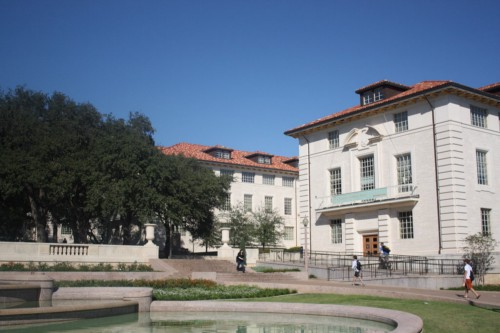
#> input picture data/successExample/img1.jpeg, 500 x 333 px; its folder holds only this picture in this run
$ python StitchImages.py   (older library calls are emulated)
#> lines starting #> are read from the running program, lines starting #| are printed output that depends on the picture
### homographyMatcher.py
import cv2
import numpy as np


class HomographyMatcher:
    def __init__(self):
        self.sift =cv2.SIFT().create()
        self.bf = cv2.BFMatcher()

    def match(self, i1, i2, direction=None):
        imageSet1 = self.getSIFTFeatures(i1)
        imageSet2 = self.getSIFTFeatures(i2)
        matches = self.bf.knnMatch(imageSet1['des'],imageSet2['des'],k=2)
        good = []
        for m in matches:
            if m[0].distance < 0.5*m[1].distance:
     	        good.append(m)
        matches = np.asarray(good)
        if len(matches[:,0]) >= 4:
            src = np.float32([ imageSet1['kp'][m.queryIdx].pt for m in matches[:,0] ]).reshape(-1,1,2)
            dst = np.float32([ imageSet2['kp'][m.trainIdx].pt for m in matches[:,0] ]).reshape(-1,1,2)
            H, masked = cv2.findHomography(src, dst, cv2.RANSAC, 5.0)
            return H
        else:
            raise AssertionError("Can't find enough keypoints.")

    def getSIFTFeatures(self, im):

        gray = cv2.cvtColor(im, cv2.COLOR_BGR2GRAY)
        # print(gray)
        kp, des = self.sift.detectAndCompute(gray, None)
        # print("***")
        return {'kp': kp, 'des': des}

### StitchImages.py
import numpy as np
import cv2
import glob
import matplotlib.pyplot as plt
from random import randrange
from homographyMatcher import HomographyMatcher
import time


class Stitch:
    def __init__(self, imgs):
        self.foldername = imgs
        filenames = glob.glob(imgs + "/*")
        # print(filenames)
        self.images = [cv2.resize(cv2.imread(each), (1000, 500)) for each in filenames]
        self.count = len(self.images)
        self.left_list, self.right_list, self.center_im = [], [], None
        self.matcher_obj = HomographyMatcher()
        self.prepare_lists()
        self.mediumImageStitch()

    def prepare_lists(self):
        print("Number of images : %d" % self.count)
        self.centerIdx = self.count / 2
        print("Center index image : %d" % self.centerIdx)
        self.center_im = self.images[int(self.centerIdx)]
        for i in range(self.count):
            if (i <= self.centerIdx):
                self.left_list.append(self.images[i])
            else:
                self.right_list.append(self.images[i])
        print("Image lists prepared")

    def mediumImageStitch(self):
        a = self.left_list[0]
        for b in self.left_list[1:]:
            H = self.matcher_obj.match(a, b, 'left')
            dst = cv2.warpPerspective(a,H,(b.shape[1] + a.shape[1], b.shape[0]))
            plt.subplot(122),plt.imshow(dst),plt.title('Warped Image')
            plt.show()
            plt.figure()
            dst[0:b.shape[0], 0:b.shape[1]] = b
            plt.imshow(dst)
            plt.show()
            cv2.imwrite(str(self.foldername) + '\\resultant_stitched_panorama.jpg',dst)

if __name__ == '__main__':
    imgfolderPath = 'E:\\demoProj\\DLProjs\\data'
    imagesPath = glob.glob(imgfolderPath + "/*")
    print(imagesPath)
    for folder in imagesPath:
        s = Stitch(folder)
        print("image written")
        cv2.destroyAllWindows()
#> this loop made 2 passes
#| Number of images : 1
#| Center index image : 0
#| Number of images : 2
#| Center index image : 1
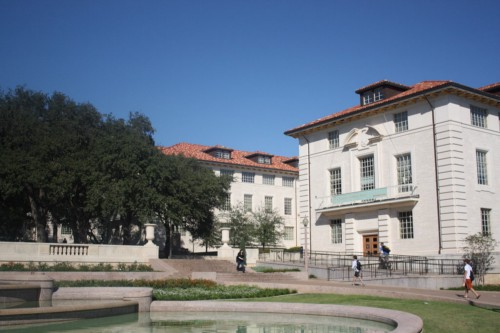
#> input picture data/successExample/img1.jpeg, 500 x 333 px
#> pass 1, in prepare_lists, `self.center_im = self.images[int(self.centerIdx)]`:
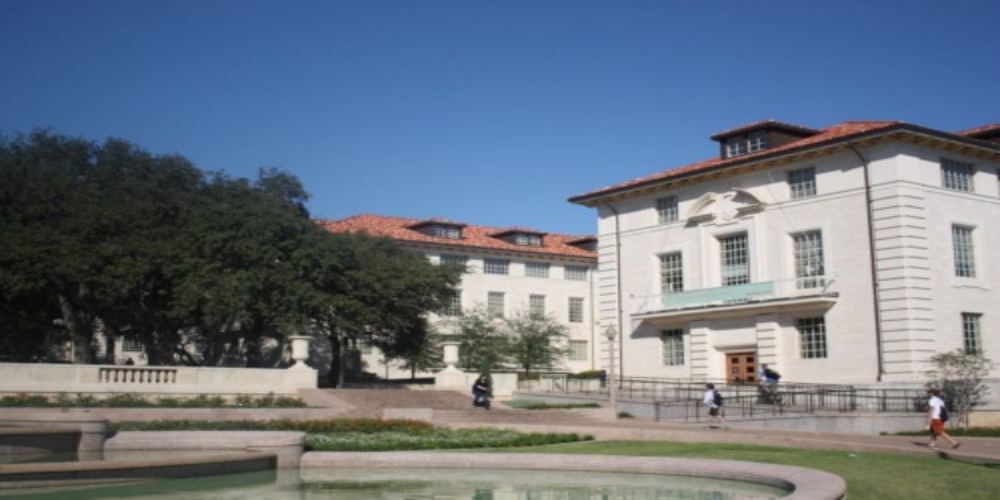
#> self.center_im: shape (500, 1000, 3); mean of channels 0, 1, 2 131, 117.4, 106.5; drawn as B, G, R
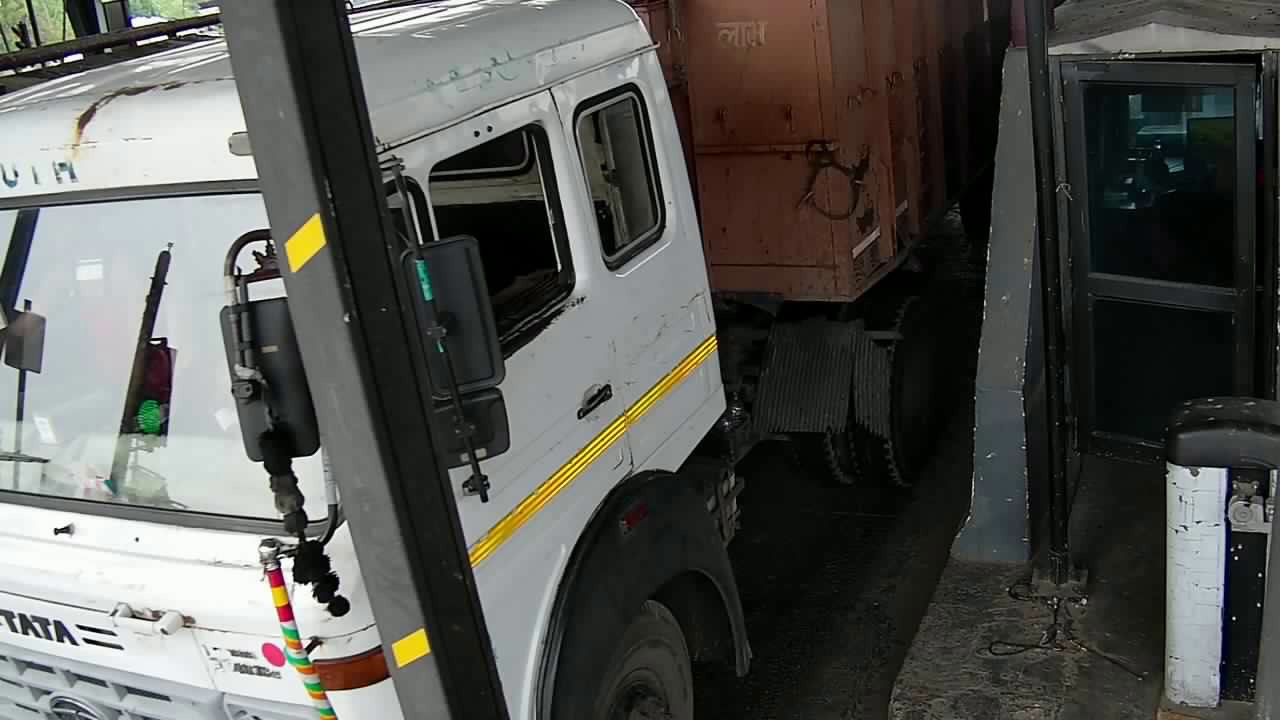
#> input picture data/truck/frame1080.jpg, 1280 x 720 px
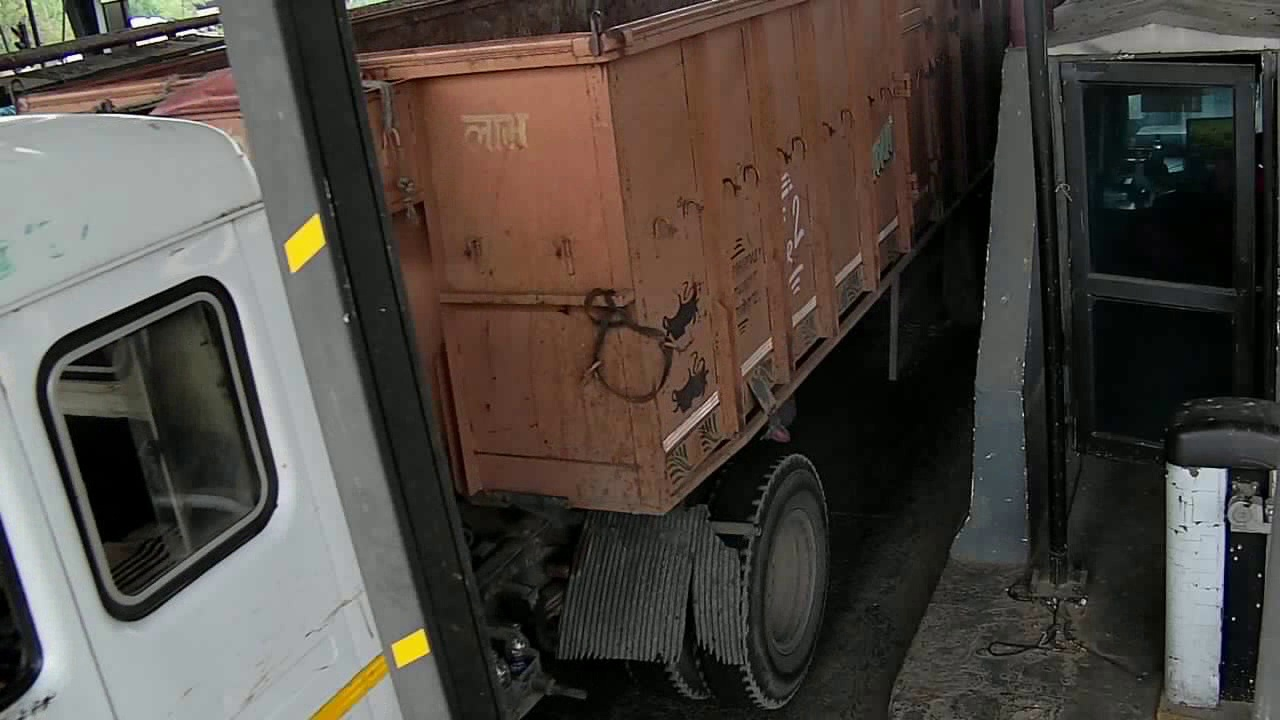
#> input picture data/truck/frame1100.jpg, 1280 x 720 px
#> pass 2, in prepare_lists (call 2), `self.center_im = self.images[int(self.centerIdx)]`:
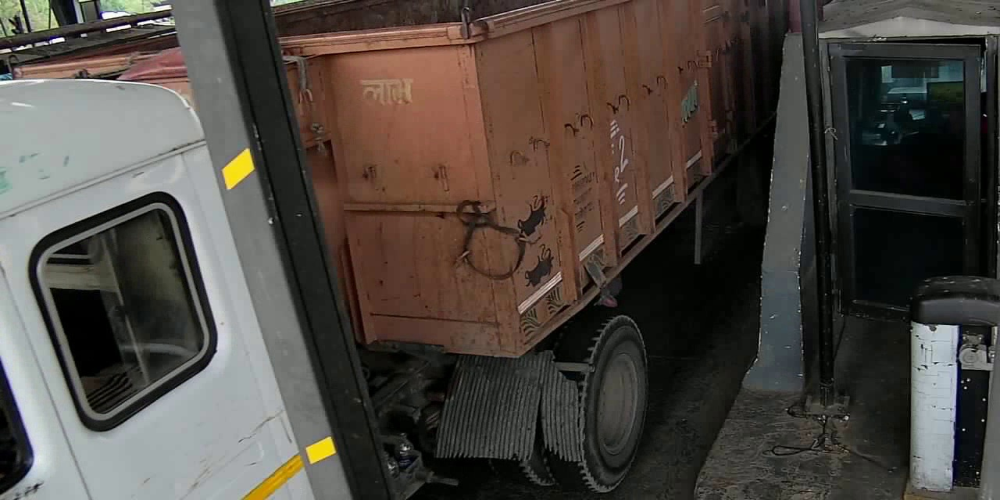
#> self.center_im: shape (500, 1000, 3); mean of channels 0, 1, 2 65.2, 71.2, 77.6; drawn as B, G, R
#> pass 2, in getSIFTFeatures (call 2), `gray = cv2.cvtColor(im, cv2.COLOR_BGR2GRAY)`:
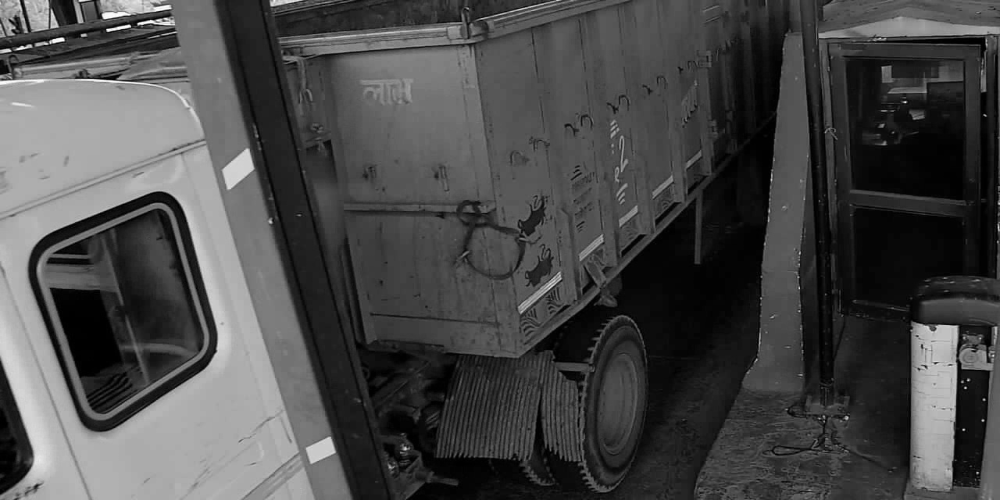
#> gray: shape (500, 1000); min 0, max 254, mean 72.4
#> pass 2, in mediumImageStitch (call 2), `plt.show()`:
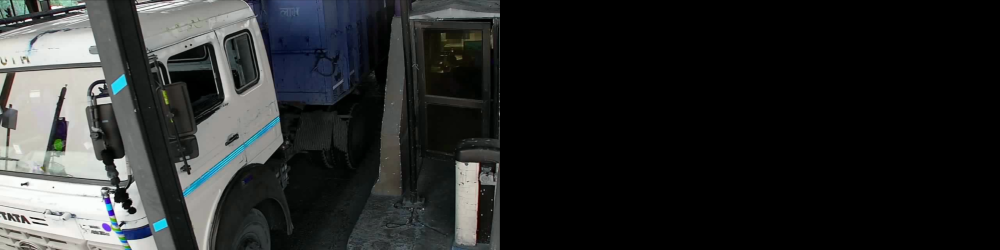
#> shown: shape (500, 2000, 3) (shown at 1/2 size); mean R, G, B 40.6, 42.5, 42.3
#> pass 2, in mediumImageStitch (call 2), `plt.show()`:
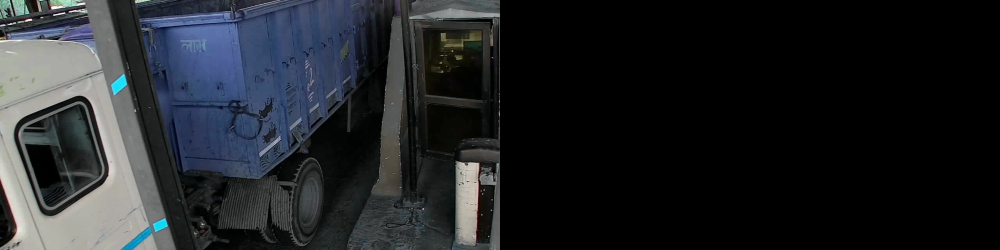
#> shown: shape (500, 2000, 3) (shown at 1/2 size); mean R, G, B 32.6, 35.6, 38.8
